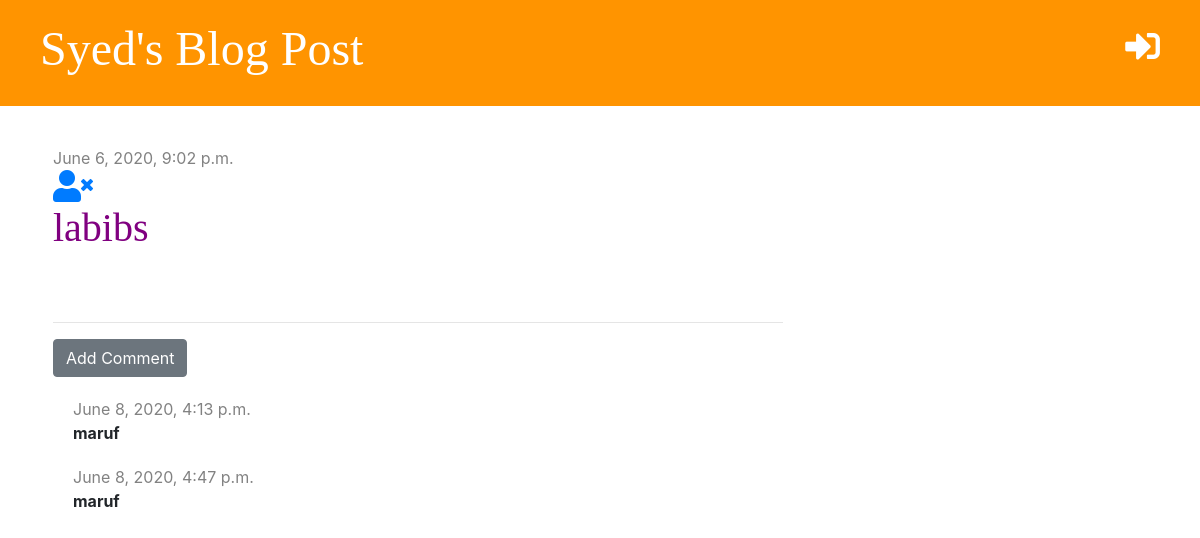
Page /post/11/ on the earlier database version.
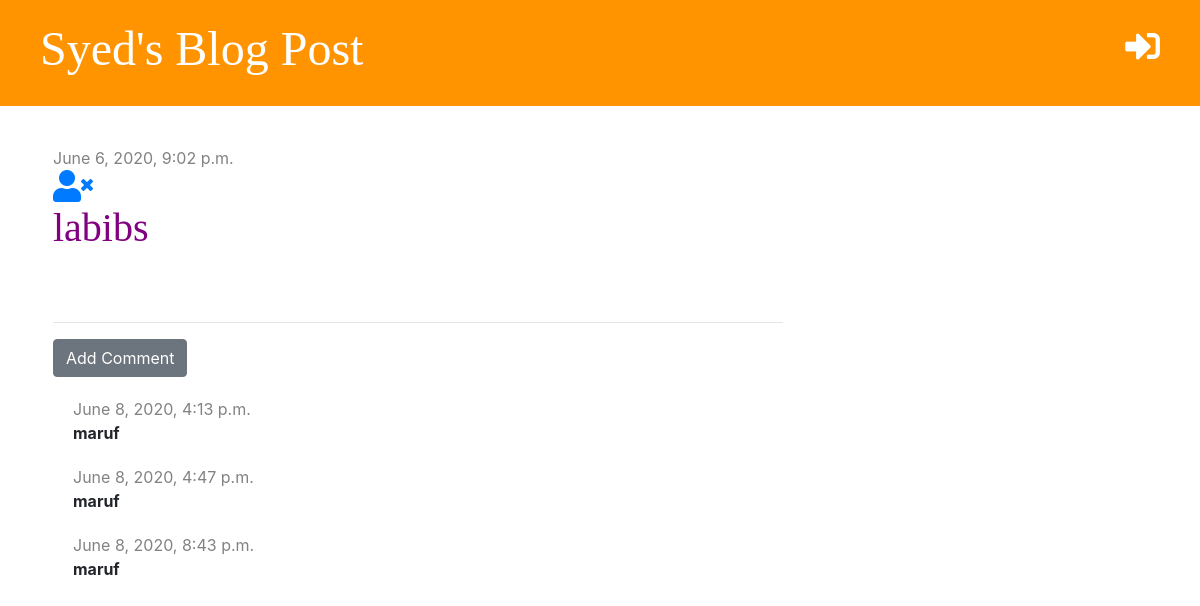
Same page on the later database version.
### blog/models.py (models this page shows, shortened)
class Comment(models.Model):
    post=models.ForeignKey('blog.Post',on_delete=models.CASCADE,related_name='comments')
    auther=models.CharField(max_length=200)
    text=models.TextField()
    created_date=models.DateTimeField(default=timezone.now)
    approved=models.BooleanField(default=False)

### blog/views.py (the view)
# urls.py: path('post/<int:pk>/',views.post_detail, name='post_detail'),
def post_detail(request,pk):
    post= get_object_or_404(Post,pk=pk)
    stuff_for_frontend={'post':post}
    return render(request,'blog/post_detail.html',stuff_for_frontend)

### blog/templatetags/markdownify.py (called while the page is built)
@register.filter
def markdown(value):
    renderer = HighlightRenderer()
    markdown = mistune.Markdown(renderer=renderer)
    return markdown(value)

### blog/templates/blog/post_detail.html (shortened to what this page needs)
{% extends 'blog/base.html'%}
{% load markdownify %}
{% block content %}
    <div class='post'>
        {% if post.published_date %}
        <div class='date'>
            {{post.published_date}}
        </div>
        {% else %}
        <a href="{% url 'post_publish' pk=post.pk %}" class='btn btn-primary'> Publish </a>
        {% endif %}
        <a href="{% url 'post_delete' pk=post.pk %}"
        onclick="return confirm('Are you sure, you want delete the post?')"><i class="fas fa-user-times fa-2x"></i></a>
        <h1>{{post.title}}</h1>
    </div>
    <hr>
    <a href="{% url 'add_comment_to_post' pk=post.pk %}"class="btn btn-secondary">Add Comment</a>
    {% for comment in post.comments.all %}
        {% if user.is_authenticated or comment.approved %}
            <div class='comment'>
                <div class="date">
                    {{comment.created_date}}
                </div>
                <strong>{{comment.auther}}</strong>
            </div>
        {% endif %}
    {% empty %}
        <p>No Comments Yet...</p>
    {% endfor %}
{% endblock %}

Differences in the rows shown:
added Comment: created_date "June 8, 2020, 8:43 p.m.", auther "maruf"
